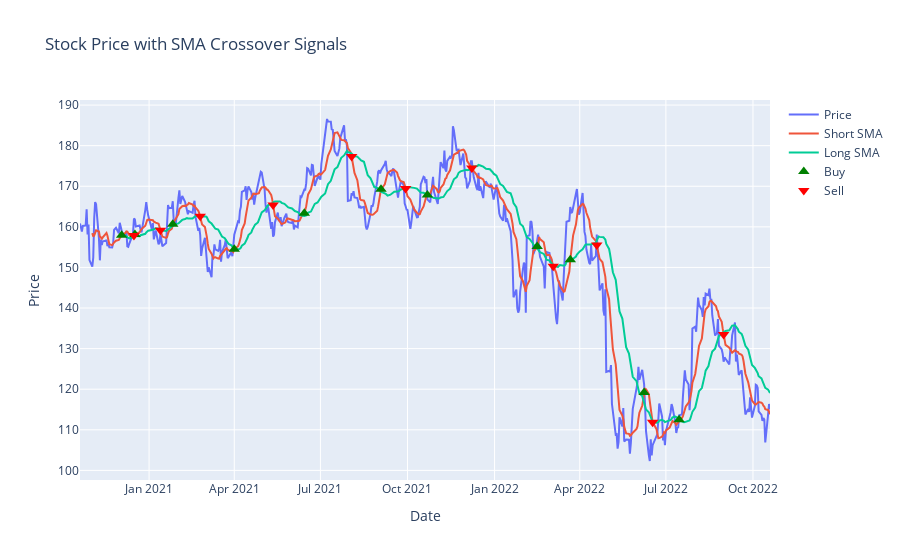

The notebook cell this image was saved under:
### Markdown cell above
# Plot Crossover

### Code cell
# Define the stock price trace
price = go.Scatter(
    x=data.index,
    y=data['Close'],
    name='Price',
)

# Define the short SMA trace
short_sma = go.Scatter(
    x=signals.index,
    y=signals['short_SMA'],
    name='Short SMA',
)

# Define the long SMA trace
long_sma = go.Scatter(
    x=signals.index,
    y=signals['long_SMA'],
    name='Long SMA',
)

# Define the buy signals trace
buy_signals = go.Scatter(
    x=signals.loc[signals.positions == 1.0].index,
    y=signals.short_SMA[signals.positions == 1.0],
    name='Buy',
    mode='markers',
    marker=dict(size=10, symbol='triangle-up', color='green'),
)

# Define the sell signals trace
sell_signals = go.Scatter(
    x=signals.loc[signals.positions == -1.0].index,
    y=signals.short_SMA[signals.positions == -1.0],
    name='Sell',
    mode='markers',
    marker=dict(size=10, symbol='triangle-down', color='red'),
)

# Define the layout
layout = go.Layout(
    title=dict(text='Stock Price with SMA Crossover Signals'),
    xaxis=dict(title='Date'),
    yaxis=dict(title='Price'),
)

# Create the figure
fig = go.Figure(data=[price, short_sma, long_sma, buy_signals, sell_signals], layout=layout)

# Display the figure
fig.show()

### Figure 1 — Plotly figure (JSON) as saved in the notebook; plotly's stock layout.template omitted (floating-point values rounded to 4 significant figures; data arrays with more than 128 entries replaced by an {"elided": "..."} marker saying what was removed)
{"data": [{"name": "Price", "type": "scatter", "x": {"elided": "504 str values"}, "y": {"elided": "504 float values"}}, {"name": "Short SMA", "type": "scatter", "x": {"elided": "504 str values"}, "y": {"elided": "504 float values"}}, {"name": "Long SMA", "type": "scatter", "x": {"elided": "504 str values"}, "y": {"elided": "504 float values"}}, {"marker": {"color": "green", "size": 10, "symbol": "triangle-up"}, "mode": "markers", "name": "Buy", "type": "scatter", "x": ["2020-12-03T00:00:00", "2020-12-17T00:00:00", "2021-01-26T00:00:00", "2021-04-01T00:00:00", "2021-06-14T00:00:00", "2021-09-03T00:00:00", "2021-10-22T00:00:00", "2022-02-15T00:00:00", "2022-03-22T00:00:00", "2022-06-08T00:00:00", "2022-07-15T00:00:00"], "y": [158.0, 158.1, 160.6, 154.5, 163.3, 169.2, 167.8, 155.2, 151.9, 119.2, 112.5]}, {"marker": {"color": "red", "size": 10, "symbol": "triangle-down"}, "mode": "markers", "name": "Sell", "type": "scatter", "x": ["2020-12-16T00:00:00", "2021-01-13T00:00:00", "2021-02-24T00:00:00", "2021-05-12T00:00:00", "2021-08-03T00:00:00", "2021-09-29T00:00:00", "2021-12-08T00:00:00", "2022-03-04T00:00:00", "2022-04-19T00:00:00", "2022-06-17T00:00:00", "2022-08-31T00:00:00"], "y": [157.8, 159.2, 162.6, 165.4, 177.3, 169.5, 174.5, 150.3, 155.5, 111.8, 133.4]}], "layout": {"autosize": true, "title": {"text": "Stock Price with SMA Crossover Signals"}, "xaxis": {"autorange": true, "range": ["2020-10-20", "2022-10-19"], "title": {"text": "Date"}, "type": "date"}, "yaxis": {"autorange": true, "range": [97.63, 191.3], "title": {"text": "Price"}, "type": "linear"}}}
